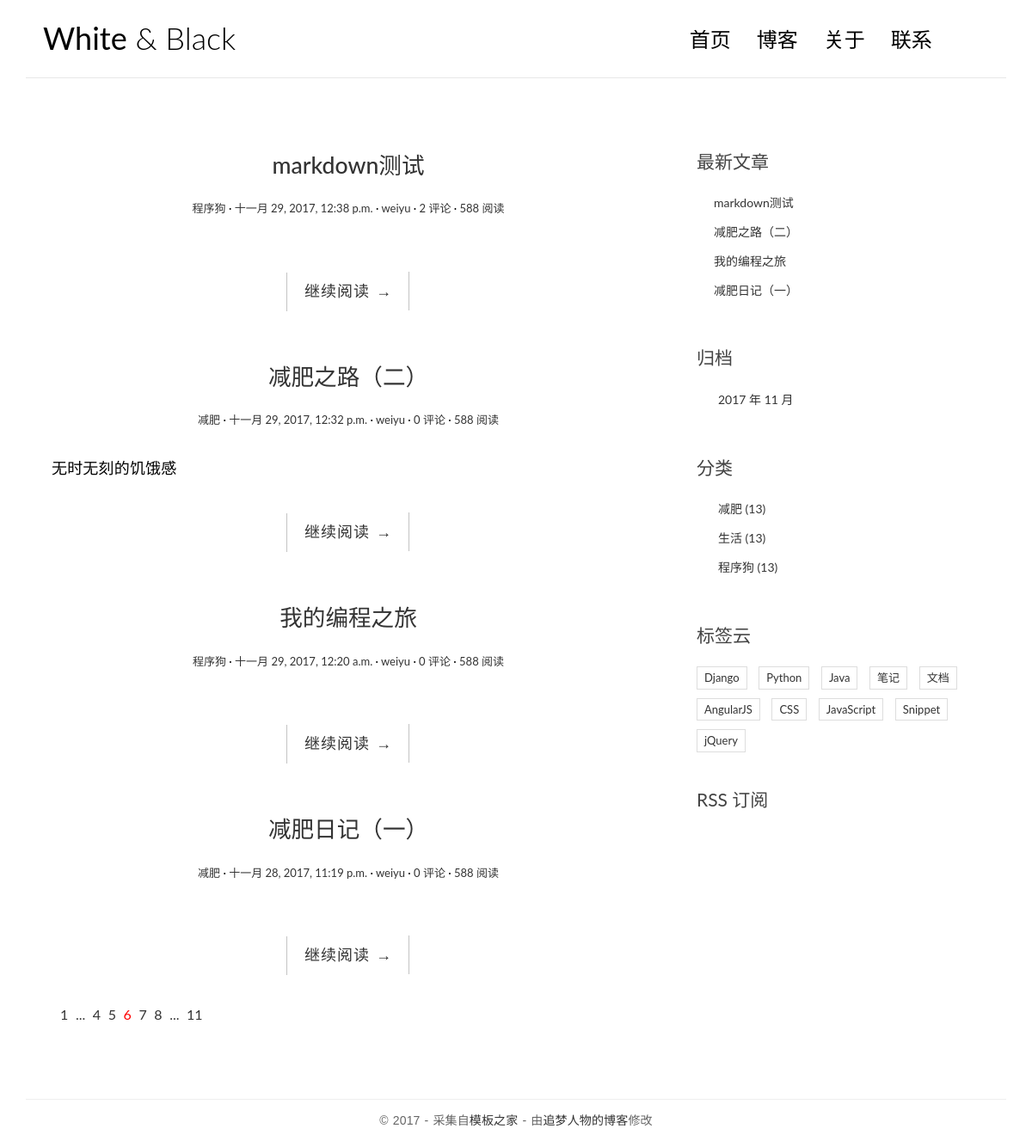
The page / on the database its author committed.
### blog/models.py (models this page shows, shortened)
class Post(models.Model):
    title = models.CharField(max_length=70)
    body = models.TextField()
    created_time = models.DateTimeField()
    modified_time = models.DateTimeField()
    excerpt = models.CharField(max_length=200, blank=True)
    category = models.ForeignKey(Category)
    tags = models.ManyToManyField(Tag, blank=True)
    author = models.ForeignKey(User)
    def get_absolute_url(self):
        return reverse('blog:detail', kwargs={'pk': self.pk})
    class Meta:
        ordering = ['-created_time']

class Category(models.Model):
    name = models.CharField(max_length=100)

### blog/views.py (the view)
# urls.py: url(r'^$', views.index, name='index'),
def index(request):
    post_list = Post.objects.all().order_by('-created_time')
    return render(request, 'blog/index.html', context={'post_list': post_list})

### blog/templatetags/blog_tags.py (called while the page is built)
@register.simple_tag
def get_recent_posts(num=5):
    return Post.objects.all().order_by('-created_time')[:num]

@register.simple_tag
def archives():
    return Post.objects.dates('created_time', 'month', order='DESC')

@register.simple_tag
def get_categories():
    return Category.objects.all()

### templates/blog/index.html
{% extends 'base.html' %}
{% block main %}
{% for post in post_list %}
<article class="post post-{{ post.pk }}">
    <header class="entry-header">
        <h1 class="entry-title">
            <a href="{{ post.get_absolute_url }}">{{ post.title }}</a>
        </h1>
        <div class="entry-meta">
            <span class="post-category">
                <a href="{% url 'blog:category' post.category.pk %}">{{ post.category.name }}</a></span>
            <span class="post-date"><a href="#"><time class="entry-date" datetime="{{ post.created_time }}">{{ post.created_time }}</time></a></span>
            <span class="post-author"><a href="#">{{ post.author }}</a></span>
            <span class="comments-link">
                <a href="{{ post.get_absolute_url }}#comment-area">{{ post.comment_set.count }} 评论</a></span>
            <span class="views-count"><a href="{{ post.get_absolute_url }}">588 阅读</a></span>
        </div>
    </header>
    <div class="entry-content clearfix">
        <p>{{ post.excerpt }}</p>
        <div class="read-more cl-effect-14">
            <a href="{{ post.get_absolute_url }}" class="more-link">继续阅读 <span class="meta-nav">→</span></a>
        </div>
    </div>
</article>
{% empty %}
    <div class="no-post">暂时还没有发布的文章！</div>
{% endfor %}
<div class="pagination">
    <ul>
        <li><a href="">1</a></li>
        <li><a href="">...</a></li>
        <li><a href="">4</a></li>
        <li><a href="">5</a></li>
        <li class="current"><a href="">6</a></li>
        <li><a href="">7</a></li>
        <li><a href="">8</a></li>
        <li><a href="">...</a></li>
        <li><a href="">11</a></li>
    </ul>
</div>
{% endblock main %}

### templates/base.html (shortened to what this page needs)
{% load staticfiles %}
{% load blog_tags %}
<!DOCTYPE html>
<html>
<head>
    <link rel="stylesheet" href="http://code.ionicframework.com/ionicons/2.0.1/css/ionicons.min.css">
    <link rel="stylesheet" href="{% static 'blog/css/bootstrap.min.css' %}">
    <link rel="stylesheet" href="{% static 'blog/css/pace.css' %}">
    <link rel="stylesheet" href="{% static 'blog/css/custom.css' %}">
    <link rel="stylesheet" href="{% static 'blog/css/highlights/github.css' %}">
   </head>
<body>
<div class="container">
    <header id="site-header">
        <div class="row">
            <div class="col-md-4 col-sm-5 col-xs-8">
                <div class="logo">
                    <h1><a href="{% url 'blog:index' %}"><b>White</b> &amp; Black</a></h1>
                </div>
            </div>
            <div class="col-md-8 col-sm-7 col-xs-4">
                <nav class="main-nav" role="navigation">
                    <div class="collapse navbar-collapse" id="bs-example-navbar-collapse-1">
                        <ul class="nav navbar-nav navbar-right">
                            <li class="cl-effect-11"><a href="{% url 'blog:index' %}" data-hover="首页">首页</a></li>
                            <li class="cl-effect-11"><a href="{% url 'blog:index' %}" data-hover="博客">博客</a></li>
                            <li class="cl-effect-11"><a href="#" data-hover="关于">关于</a></li>
                            <li class="cl-effect-11"><a href="#" data-hover="联系">联系</a></li>
                        </ul>
                    </div>
                </nav>
            </div>
        </div>
    </header>
</div>
<div class="content-body">
    <div class="container">
        <div class="row">
            <main class="col-md-8">
                {% block main %}
                {% endblock main %}
            </main>
            <aside class="col-md-4">
                <div class="widget widget-recent-posts">
                  <h3 class="widget-title">最新文章</h3>
                  {% get_recent_posts as recent_post_list %}
                  <ul>
                    {% for post in recent_post_list %}
                    <li>
                      <a href="{{ post.get_absolute_url }}">{{ post.title }}</a>
                    </li>
                    {% empty %}
                    暂无文章！
                    {% endfor %}
                  </ul>
                </div>
                <div class="widget widget-archives">
                  <h3 class="widget-title">归档</h3>
                  {% archives as date_list %}
                  <ul>
                    {% for date in date_list %}
                    <li>
                      <a href="{% url 'blog:archives' date.year date.month %}">{{ date.year }} 年 {{ date.month }} 月</a>
                    </li>
                    {% empty %}
                    暂无归档！
                    {% endfor %}
                  </ul>
                </div>
                    <div class="widget widget-category">
                      <h3 class="widget-title">分类</h3>
                      {% get_categories as category_list %}
                      <ul>
                        {% for category in category_list %}
                        <li>
                          <a href="{% url 'blog:category' category.pk %}">{{ category.name }} <span class="post-count">(13)</span></a>
                        </li>
                        {% empty %}
                        暂无分类！
                        {% endfor %}
                      </ul>
                    </div>
                <div class="widget widget-tag-cloud">
                    <h3 class="widget-title">标签云</h3>
                    <ul>
                        <li>
                            <a href="#">Django</a>
                        </li>
                        <li>
                            <a href="#">Python</a>
                        </li>
                        <li>
                            <a href="#">Java</a>
                        </li>
                        <li>
                            <a href="#">笔记</a>
                        </li>
                        <li>
                            <a href="#">文档</a>
                        </li>
                        <li>
                            <a href="#">AngularJS</a>
                        </li>
                        <li>
                            <a href="#">CSS</a>
                        </li>
                        <li>
                            <a href="#">JavaScript</a>
                        </li>
                        <li>
                            <a href="#">Snippet</a>
                        </li>
                        <li>
                            <a href="#">jQuery</a>
                        </li>
                    </ul>
                </div>
                <div class="rss">
                    <a href=""> RSS 订阅</a>
                </div>
            </aside>
        </div>
    </div>
</div>
<footer id="site-footer">
    <div class="container">
        <div class="row">
            <div class="col-md-12">
                <p class="copyright">&copy 2017 - 采集自<a href="http://www.cssmoban.com/"
                                                        target="_blank" title="模板之家">模板之家</a>
                    - 由<a href="http://zmrenwu.com/" title="网页模板" target="_blank">追梦人物的博客</a>修改
                </p>
            </div>
        </div>
    </div>
</footer>
</body>
</html>

### blog/static/blog/css/custom.css (style rules this page uses)
* { outline: none; }
h1, h2, h3, h4, h5, h6 { margin-top: 0; }
b { font-weight: 400; }
a { color: #333; }
body { color: #444; font-family: 'Lato', sans-serif; }
p { font-family: 'Ubuntu', sans-serif; font-weight: 400; word-spacing: 1px; letter-spacing: 0.01em; }
#site-header { background-color: #FFF; padding: 25px 20px; margin-bottom: 40px; border-bottom: 1px solid #e7e7e7; }
.logo h1 a { color: #000; }
.logo h1 { margin: 0; font-family: 'Lato', sans-serif; font-weight: 300; }
.main-nav { margin-top: 11px; max-width: 95%; }
.main-nav a { color: #000000 !important; padding: 0 0 5px 0 !important; margin-right: 30px; font-family: 'Lato', sans-serif; font-weight: 300; font-size: 24px; }
.cl-effect-11 a { padding: 10px 0; color: #0972b4; text-shadow: none; }
.cl-effect-11 a::before { position: absolute; top: 0; left: 0; overflow: hidden; padding: 0 0 5px 0 !important; max-width: 0; border-bottom: 1px solid #000; color: #000; content: attr(data-hover); white-space: nowrap; -webkit-transition: max-width 0.5s; -moz-transition: max-width 0.5s; transition: max-width 0.5s; }
.content-body { padding-bottom: 4em; }
.post { background: #fff; padding: 30px 30px 0; }
.entry-title { text-align: center; font-size: 1.9em; margin-bottom: 20px; line-height: 1.6; padding: 10px 20px 0; }
.entry-meta { text-align: center; color: #DDDDDD; font-size: 13px; margin-bottom: 30px; }
.entry-content { font-size: 18px; line-height: 1.9; font-weight: 300; color: #000; }
.post-category::after, .post-date::after, .post-author::after, .comments-link::after { content: ' ·'; color: #000; }
.read-more { font-family: 'Ubuntu', sans-serif; font-weight: 400; word-spacing: 1px; letter-spacing: 0.01em; text-align: center; margin-top: 20px; }
.cl-effect-14 a { padding: 0 20px; height: 45px; line-height: 45px; position: relative; display: inline-block; margin: 15px 25px; letter-spacing: 1px; font-weight: 400; text-shadow: 0 0 1px rgba(255, 255, 255, 0.3); }
.cl-effect-14 a::before, .cl-effect-14 a::after { position: absolute; width: 45px; height: 1px; background: #C3C3C3; content: ''; -webkit-transition: all 0.3s; -moz-transition: all 0.3s; transition: all 0.3s; pointer-events: none; }
.cl-effect-14 a::before { top: 0; left: 0; -webkit-transform: rotate(90deg); -moz-transform: rotate(90deg); transform: rotate(90deg); -webkit-transform-origin: 0 0; -moz-transform-origin: 0 0; transform-origin: 0 0; }
.cl-effect-14 a::after { right: 0; bottom: 0; -webkit-transform: rotate(90deg); -moz-transform: rotate(90deg); transform: rotate(90deg); -webkit-transform-origin: 100% 0; -moz-transform-origin: 100% 0; transform-origin: 100% 0; }
.widget { background: #fff; padding: 30px 0 0; }
.widget-title { font-size: 1.5em; margin-bottom: 20px; line-height: 1.6; padding: 10px 0 0; font-weight: 400; }
.widget-recent-posts ul { padding: 0; margin: 0; padding-left: 20px; }
.widget-recent-posts ul li { list-style-type: none; position: relative; line-height: 170%; margin-bottom: 10px; }
.widget-recent-posts ul li::before { content: '\f3d3'; font-family: "Ionicons"; position: absolute; left: -17px; top: 3px; font-size: 16px; color: #000; }
.widget-archives ul { padding: 0; margin: 0; padding-left: 25px; }
.widget-archives ul li { list-style-type: none; position: relative; line-height: 170%; margin-bottom: 10px; }
.widget-archives ul li::before { content: '\f3f3'; font-family: "Ionicons"; position: absolute; left: -25px; top: 1px; font-size: 16px; color: #000; }
.widget-category ul { padding: 0; margin: 0; padding-left: 25px; }
.widget-category ul li { list-style-type: none; position: relative; line-height: 170%; margin-bottom: 10px; }
.widget-category ul li::before { content: '\f3fe'; font-family: "Ionicons"; position: absolute; left: -25px; top: 1px; font-size: 18px; color: #000; }
.widget-tag-cloud ul { padding: 0; margin: 0; margin-right: -10px; }
.widget-tag-cloud ul li { list-style-type: none; font-size: 13px; display: inline-block; margin-right: 10px; margin-bottom: 10px; padding: 3px 8px; border: 1px solid #ddd; }
.rss { font-size: 21px; margin-top: 30px; }
.rss a { color: #444; }
#site-footer { padding-top: 10px; padding: 0 0 1.5em 0; }
.copyright { text-align: center; padding-top: 1em; margin: 0; border-top: 1px solid #eee; color: #666; }
.pagination ul { list-style: none; }
.pagination ul li { display: inline-block; font-size: 16px; margin-right: 5px; }
.current a { color: red; }

### rows shown on the page
Post: title "markdown测试", category.name "程序狗", created_time "十一月 29, 2017, 12:38 p.m.", author "weiyu", comment_set.count "2"
Post: title "减肥之路（二）", category.name "减肥", created_time "十一月 29, 2017, 12:32 p.m.", author "weiyu", comment_set.count "0", excerpt "无时无刻的饥饿感"
Post: title "我的编程之旅", category.name "程序狗", created_time "十一月 29, 2017, 12:20 a.m.", author "weiyu", comment_set.count "0"
Post: title "减肥日记（一）", category.name "减肥", created_time "十一月 28, 2017, 11:19 p.m.", author "weiyu", comment_set.count "0"
Category: name "减肥"
Category: name "生活"
Category: name "程序狗"

### other values the page prints
{{ date.year }} "2017"
{{ date.month }} "11"
